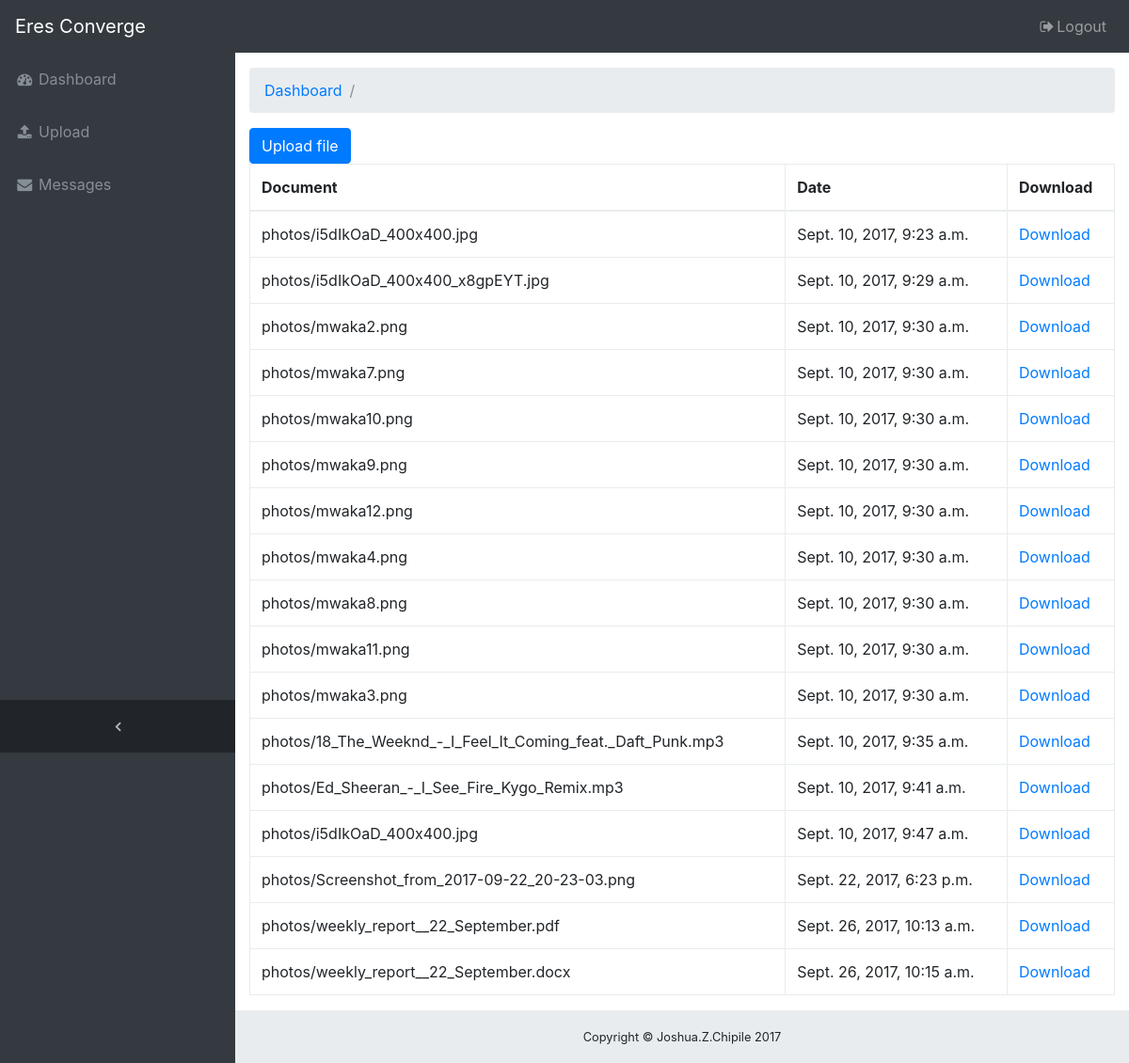
Before: /upload/ with the older database file.
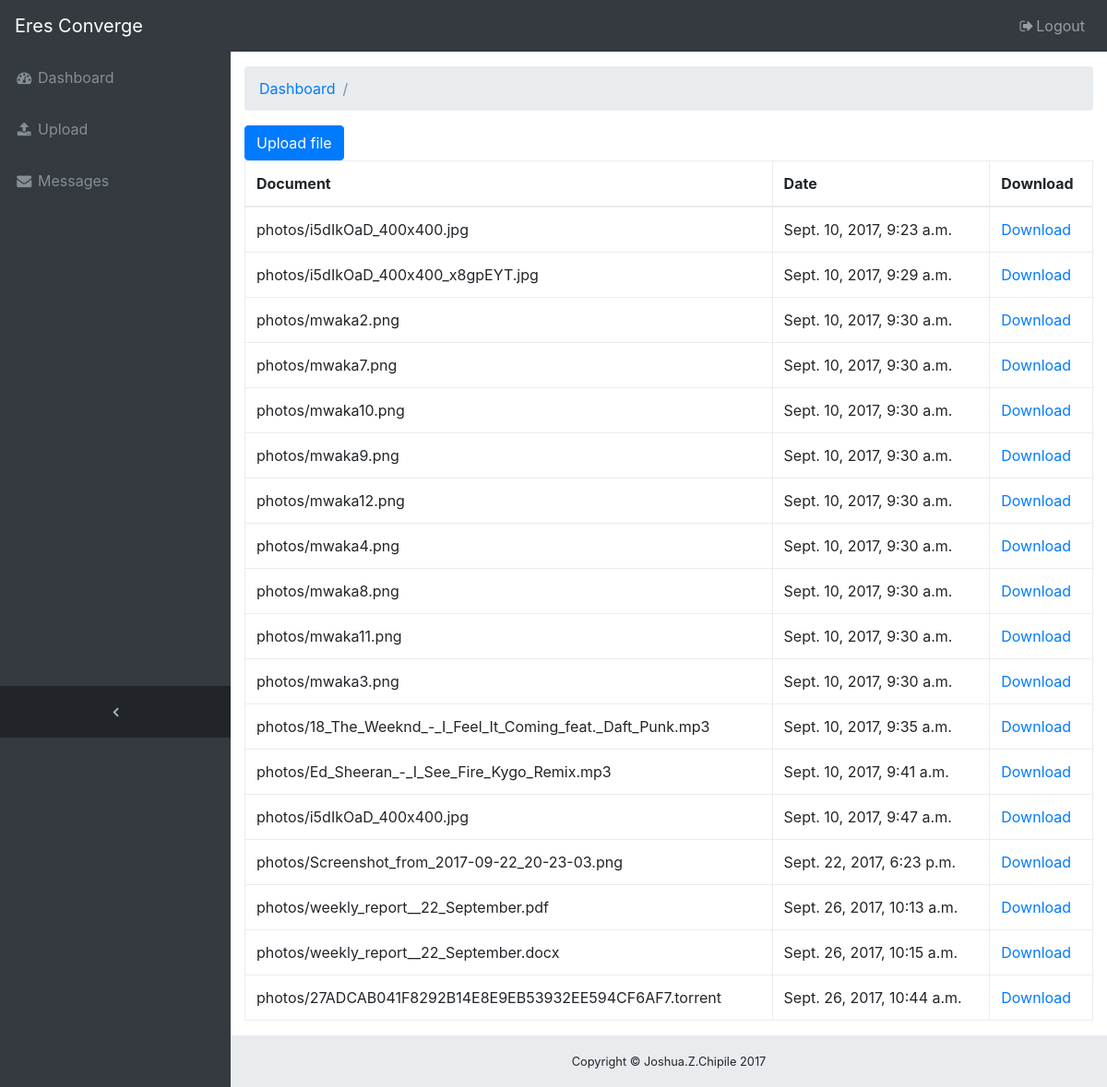
After: the same page with the newer database file.
### eresapp/models.py (models this page shows)
class Photo(models.Model):
    title = models.CharField(max_length=255, blank=True)
    file = models.FileField(upload_to='photos/')
    uploaded_at = models.DateTimeField(auto_now_add=True)

### eresapp/views.py (the view, shortened to what this page needs)
# urls.py: url(r'^upload/$', views.UploadView.as_view(), name='upload'),
class UploadView(View):
    def get(self, request):
        document_list = Photo.objects.all()
        return render(self.request, 'site/uploads.html', {'photos': document_list})

### eresapp/templates/site/uploads.html (shortened to what this page needs)
{% extends 'site/base3.html' %}
{% block content %}
      <ol class="breadcrumb">
        <li class="breadcrumb-item">
          <a href="#">Dashboard</a>
        </li>
        <li class="breadcrumb-item active">{{user.username}}</li>
      </ol>
<button type="button" class="btn btn-primary js-upload-photos">
  Upload file
</button>
<table id="gallery" class="table table-bordered">
  <thead>
    <tr>
      <th>Document</th>
      <th>Date</th>
      <th>Download</th>
    </tr>
  </thead>
  <tbody>
    {% for photo in photos %}
      <tr>
        <td>{{ photo.file.name }}</td>
	<td>{{photo.uploaded_at}}</td>
	<td><a href="{{ photo.file.url }}">Download</a></td>
      </tr>
    {% endfor %}
  </tbody>
</table>
{% endblock  %}

Changed rows visible on the page:
added Photo: file.name "photos/27ADCAB041F8292B14E8E9EB53932EE594CF6AF7.torrent", uploaded_at "Sept. 26, 2017, 10:44 a.m."
